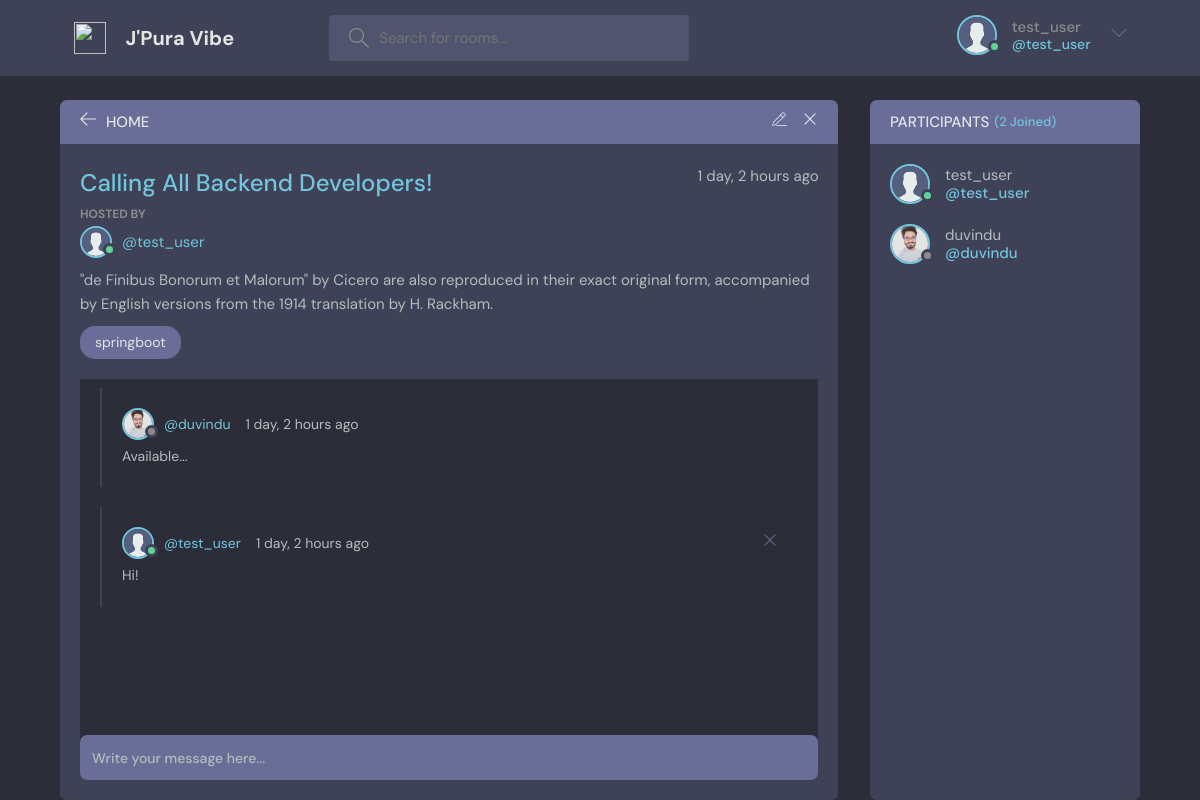
The app's page /room/3/ (signed in) with its own data.
### home/models.py (models this page shows, shortened)
class Room(models.Model):
    host = models.ForeignKey(User, on_delete=models.CASCADE)
    topic = models.ForeignKey(Topic, on_delete=models.CASCADE)
    name = models.CharField(max_length=200)
    description = models.TextField(blank=True, null=True)
    participants = models.ManyToManyField(User, related_name='participants')
    created = models.DateTimeField(auto_now_add=True)
    class Meta:
        ordering = ['-created']

class Topic(models.Model):
    name = models.CharField(max_length=200)

class Message(models.Model):
    user = models.ForeignKey(User, on_delete=models.CASCADE)
    room = models.ForeignKey(Room, on_delete=models.CASCADE)
    body = models.TextField()
    created = models.DateTimeField(auto_now_add=True)
    class Meta:
        ordering = ['-created']

class Profile(models.Model):
    user = models.OneToOneField(User, on_delete=models.CASCADE)
    image = models.ImageField(upload_to='profile_pics/')

### home/views.py (the view, shortened to what this page needs)
# urls.py: path('room/<int:pk>/', room, name = 'room'),
@login_required
def room(request,pk):
    room = Room.objects.get(id = pk)
    room_messages = room.message_set.all().order_by('-created')
    members = room.participants.all()
    context = {'room':room, 'room_messages':room_messages, 'members':members}
    return render(request, 'home/room.html',context)

### home/templates/home/room.html (shortened to what this page needs)
{% extends 'base.html' %}
{% load static %}
{% block content %}
    <main class="profile-page layout layout--2">
      <div class="container">
        <div class="room">
          <div class="room__top">
            <div class="room__topLeft">
              <a href="{% url 'home' %}">
                <svg version="1.1" xmlns="http://www.w3.org/2000/svg" width="32" height="32" viewBox="0 0 32 32">
                  <title>arrow-left</title>
                  <path
                    d="M13.723 2.286l-13.723 13.714 13.719 13.714 1.616-1.611-10.96-10.96h27.625v-2.286h-27.625l10.965-10.965-1.616-1.607z"
                  ></path>
                </svg>
              </a>
              <h3>Home</h3>
            </div>
            {% if request.user == room.host %}
              <div class="room__topRight">
                <a href="{% url 'update-room' room.pk %}">
                </a>
                <a href="{% url 'delete-room' room.pk %}">
                  <svg version="1.1" xmlns="http://www.w3.org/2000/svg" width="32" height="32" viewBox="0 0 32 32">
                    <title>remove</title>
                    <path
                      d="M27.314 6.019l-1.333-1.333-9.98 9.981-9.981-9.981-1.333 1.333 9.981 9.981-9.981 9.98 1.333 1.333 9.981-9.98 9.98 9.98 1.333-1.333-9.98-9.98 9.98-9.981z"
                    ></path>
                  </svg>
                </a>
              </div>
            {% endif %}
          </div>
          <div class="room__box scroll">
            <div class="room__header scroll">
              <div class="room__info">
                <h3>{{room.name}}</h3>
                <span>{{room.created|timesince}} ago</span>
              </div>
              <div class="room__hosted">
                <p>Hosted By</p>
                <a href="{% url 'profile' room.host.username %}" class="room__author">
                {% if request.user == room.host %}
                 {% if room.host.profile.image %}
                  <div class="avatar avatar--small active">
                    <img src="{{room.host.profile.image.url}}" />
                  </div>
                 {% else %}
                  <div class="avatar avatar--small active">
                    <img src="{% static 'images/avatar.svg' %}" />
                  </div>
                 {% endif %}
                {% endif %}
                  <span>@{{room.host.username}}</span>
                </a>
              </div>
              <div class="room__details">
                {{room.description}}
              </div>
              <span class="room__topics">{{room.topic.name}}</span>
            </div>
            <div class="room__conversation">
              <div class="threads scroll">
                {% for message in room_messages %}
                  <div class="thread">
                    <div class="thread__top">
                      <div class="thread__author">
                        <a href="{% url 'profile' message.user.username %}" class="thread__authorInfo">
                        {% if request.user == message.user %}
                         {% if message.user.profile.image %}
                          <div class="avatar avatar--small active">
                            <img src="{{message.user.profile.image.url}}" />
                          </div>
                         {% else %}
                          <div class="avatar avatar--small active">
                            <img src="{% static 'images/avatar.svg' %}" />
                          </div>
                         {% endif %}
                        {% else %}
                         {% if message.user.profile.image %}
                          <div class="avatar avatar--small">
                            <img src="{{message.user.profile.image.url}}" />
                          </div>
                         {% else %}
                          <div class="avatar avatar--small">
                            <img src="{% static 'images/avatar.svg' %}" />
                          </div>
                         {% endif %}
                        {% endif %}
                          <span>@{{message.user.username}}</span>
                        </a>
                        <span class="thread__date">{{message.created|timesince}} ago</span>
                      </div>
                      {% if request.user == message.user %}
                        <a href="{% url 'delete-message' message.pk %}">
                          <div class="thread__delete">
                            <svg version="1.1" xmlns="http://www.w3.org/2000/svg" width="32" height="32" viewBox="0 0 32 32">
                              <title>remove</title>
                              <path
                                d="M27.314 6.019l-1.333-1.333-9.98 9.981-9.981-9.981-1.333 1.333 9.981 9.981-9.981 9.98 1.333 1.333 9.981-9.98 9.98 9.98 1.333-1.333-9.98-9.98 9.98-9.981z"
                              ></path>
                            </svg>
                          </div>
                        </a>
                      {% endif %}
                    </div>
                    <div class="thread__details">
                      {{message.body}}
                    </div>
                  </div>
                {% endfor %}
              </div>
            </div>
          </div>
          <div class="room__message">
            <form method="POST">
                <input name="body" placeholder="Write your message here..." />
            </form>
          </div>
        </div>
        <div class="participants">
          <h3 class="participants__top">Participants <span>({{members.count}} Joined)</span></h3>
          <div class="participants__list scroll">
            {% for member in members %}
              <a href="{% url 'profile' member.username %}" class="participant">
              {% if request.user == member %}
               {% if member.profile.image %}
                <div class="avatar avatar--medium active">
                  <img src="{{member.profile.image.url}}" />
                </div>
               {% else %}
                <div class="avatar avatar--medium active">
                  <img src="{% static 'images/avatar.svg' %}" />
                </div>
               {% endif %}
              {% else %}
               {% if member.profile.image %}
                <div class="avatar avatar--medium">
                  <img src="{{member.profile.image.url}}" />
                </div>
               {% else %}
                <div class="avatar avatar--medium">
                  <img src="{% static 'images/avatar.svg' %}" />
                </div>
               {% endif %}
              {% endif %}
                <p>
                  {{member.username}}
                  <span>@{{member.username}}</span>
                </p>
              </a>
            {% endfor %}
          </div>
        </div>
      </div>
    </main>
{% endblock content %}

### templates/navbar.html (shortened to what this page needs)
    {% load static %}
    <header class="header header--loggedIn">
      <div class="container">
        <a href="{% url 'home' %}" class="header__logo">
          <img src="{% static 'images/logo.png' %}" />
          <h1>J'Pura Vibe</h1>
        </a>
        <form class="header__search" method="GET" action="{% url 'home' %}">
          <label>
            <input name="q" placeholder="Search for rooms..." />
          </label>
        </form>
        <nav class="header__menu">
          {% if request.user.is_authenticated %}
              <div class="header__user">
                <a href="{% url 'profile' request.user.username %}">
                 {% if request.user.profile.image %}
                  <div class="avatar avatar--medium active">
                    <img src="{{request.user.profile.image.url}}" />
                  </div>
                 {% else %}
                  <div class="avatar avatar--medium active">
                    <img src="{% static 'images/avatar.svg' %}" />
                  </div>
                 {% endif %}
                  <p>{{request.user.username}} <span>@{{request.user.username}}</span></p>
                </a>
                <button class="dropdown-button">
                  <svg version="1.1" xmlns="http://www.w3.org/2000/svg" width="32" height="32" viewBox="0 0 32 32">
                    <title>chevron-down</title>
                    <path d="M16 21l-13-13h-3l16 16 16-16h-3l-13 13z"></path>
                  </svg>
                </button>
              </div>
          {% else %}
          <a href="{% url 'login' %}">
            <img src="{% static 'images/avatar.svg' %}" />
            <p>Login</p>
          </a>
          {% endif %}
        </nav>
      </div>
    </header>

### records on screen
Room: name "Calling All Backend Developers!", created "1 day, 2 hours", host.username "test_user", description "\"de Finibus Bonorum et Malorum\" by Cicero are also reproduced in their exact original form, accompanied by English versions from the 1914 translation by H. Rackham.", topic.name "springboot"
Message: user.profile.image (picture), user.username "duvindu", created "1 day, 2 hours", body "Available..."
Message: user.username "test_user", created "1 day, 2 hours", body "Hi!"

### other values on screen
{{ request.user.username }} "test_user"
{{ members.count }} "2"
{{ member.username }} "test_user"
{{ member.username }} "duvindu"
